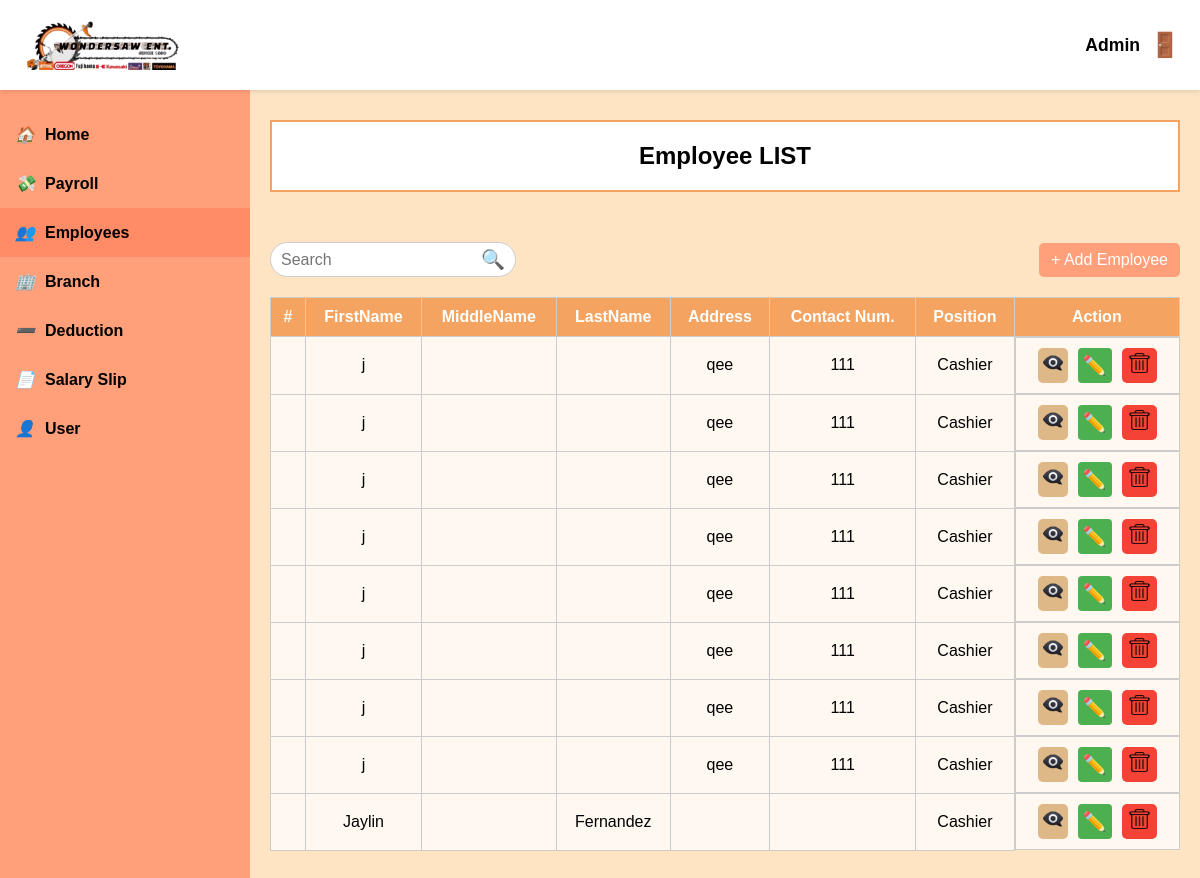
/PayrollManagementSystemWS/employee.php, run on an earlier commit of the app's database.
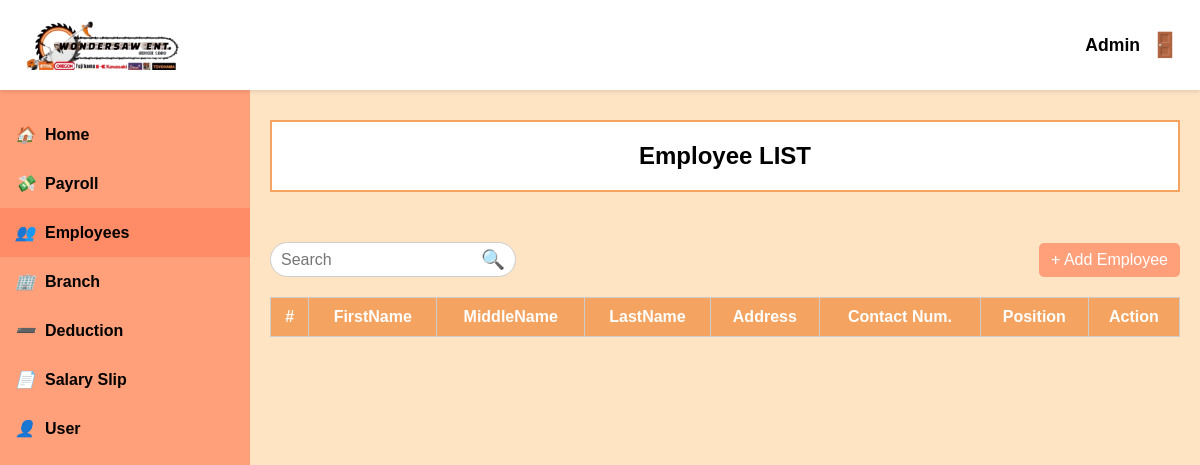
And on a later commit of the database.
### tables this page shows
CREATE TABLE `employees` (
  `id` int(11) NOT NULL,
  `first_name` varchar(100) DEFAULT NULL,
  `middle_name` varchar(100) DEFAULT NULL,
  `last_name` varchar(100) DEFAULT NULL,
  `address` text DEFAULT NULL,
  `contact_num` varchar(15) DEFAULT NULL,
  `position` varchar(50) DEFAULT NULL,
  `email` varchar(100) DEFAULT NULL,
  `gender` varchar(10) DEFAULT NULL,
  `civil_status` varchar(20) DEFAULT NULL,
  `date_hired` date DEFAULT NULL,
  `monthly_salary` decimal(10,2) DEFAULT NULL,
  `dob` date DEFAULT NULL
);

### PayrollManagementSystemWS/employee.php (the view, shortened to what this page needs)
<?php
$conn = new mysqli('localhost', 'root', '', 'payrollsystem');
$result = $conn->query("SELECT * FROM employees");
?>
<!DOCTYPE html>
<html lang="en">
<head>
</head>
<body>
    <div class="header">
        <div class="header-left">
            <img src="logo.png" alt="Company Logo" class="logo-img">
        </div>
        <div class="header-right">
            <span class="admin-text">Admin</span>
            <a href="logout.php" class="logout-icon">🚪</a>
        </div>
    </div>
    <div class="sidebar">
        <ul>
             <li><a href="home.php"><i class="icon">🏠</i> Home</a></li>
            <li><a href="payrollList.php"><i class="icon">💸</i> Payroll</a></li>
            <li class="active"><a href="employee.php"><i class="icon">👥</i> Employees</a></li>
            <li><a href="branch.php"><i class="icon">🏢</i> Branch</a></li>
            <li><a href="deduction.php"><i class="icon">➖</i> Deduction</a></li>
            <li><a href="salarySlip.php"><i class="icon">📄</i> Salary Slip</a></li>
            <li><a href="user.php"><i class="icon">👤</i> User</a></li>
        </ul>
    </div>
    <main class="content">
        <div class="welcome-box2">
            Employee LIST
        </div>
        <div class="controls">
            <div class="search-container">
                <input type="text" placeholder="Search" class="search-bar">
                <button class="search-btn">🔍</button>
            </div>
            <button class="add-Employee-btn" onclick="showModal()">+ Add Employee</button>
        </div>
        <table class="Employee-table">
            <thead>
                <tr>
                    <th>#</th>
                    <th>FirstName</th>
                    <th>MiddleName</th>
                    <th>LastName</th>
                    <th>Address</th>
                    <th>Contact Num.</th>
                    <th>Position</th>
                    <th>Action</th>
                </tr>
            </thead>
            <tbody>
                <?php while ($row = $result->fetch_assoc()): ?>
                <tr>
                    <td><?= $row['id'] ?></td>
                    <td><?= $row['first_name'] ?></td>
                    <td><?= $row['middle_name'] ?></td>
                    <td><?= $row['last_name'] ?></td>
                    <td><?= $row['address'] ?></td>
                    <td><?= $row['contact_num'] ?></td>
                    <td><?= $row['position'] ?></td>
                   <td class="action-buttons">
    <a href="employee.php?view=<?= $row['id'] ?>" class="view">
        <img src="eye.png" alt="view" style="height: 20px; width: 20px;">
    </a>
    <button class="edit" onclick="window.location.href='employee.php?edit=<?= $row['id'] ?>';" style="background-color: #4CAF50; border: none; color: white; padding: 5px 5px; border-radius: 4px;">
        ✏️
    </button>
    <a href="employee.php?delete=<?= $row['id'] ?>" class="delete" onclick="return confirm('Are you sure you want to delete this employee?');">
        <img src="delete.png" alt="delete" style="height: 20px; width: 25px;">
    </a>
</td>
                </tr>
                <?php endwhile; ?>
            </tbody>
        </table>
    </main>
</body>
</html>

### PayrollManagementSystemWS/employee.php (style rules this page uses)
* { margin: 0; padding: 0; box-sizing: border-box; }
body { font-family: Arial, sans-serif; display: flex; height: 100vh; overflow: hidden; background-color: #ffe4c4; }
.header { width: 100%; height: 90px; display: flex; justify-content: space-between; align-items: center; background-color: #ffffff; padding: 0 20px; box-shadow: 0px 2px 4px rgba(0, 0, 0, 0.1); position: fixed; top: 0; z-index: 1; }
.header-left { display: flex; align-items: center; }
.logo-img { height: 50px; }
.header-right { display: flex; align-items: center; font-weight: bold; }
.admin-text { margin-right: 10px; font-size: 1.1rem; }
.logout-icon { font-size: 1.5rem; color: black; text-decoration: none; }
.sidebar { width: 250px; padding-top: 110px; background-color: #ffa07a; height: 100vh; position: fixed; top: 0; left: 0; }
.sidebar ul { list-style: none; padding: 0; }
.sidebar ul li { width: 100%; }
.sidebar ul li a { display: flex; align-items: center; padding: 15px; color: black; font-weight: bold; text-decoration: none; transition: background-color 0.2s ease; }
.sidebar ul li.active a { background-color: #ff8c66; }
.icon { margin-right: 10px; }
.content { margin-left: 250px; padding-top: 80px; padding: 20px; width: calc(100% - 250px); height: calc(100vh - 60px); overflow-y: auto; background-color: #ffe4c4; }
.welcome-box2 { background-color: #ffffff; padding: 20px; border: 2px solid #f4a460; margin-top: 100px; margin-bottom: 20px; width: 100%; text-align: center; font-size: 1.5rem; font-weight: bold; }
.controls { display: flex; align-items: center; justify-content: space-between; margin-top: 50px; }
.search-container { display: flex; align-items: center; border: 1px solid #ccc; border-radius: 20px; padding: 5px 10px; background-color: #ffffff; }
.search-bar { border: none; outline: none; width: 200px; font-size: 1rem; background-color: transparent; }
.search-btn { background: none; border: none; font-size: 1.2rem; cursor: pointer; color: #666; }
.add-Employee-btn { padding: 8px 12px; font-size: 1rem; background-color: #ffa07a; color: white; border: none; cursor: pointer; border-radius: 5px; }
.Employee-table { width: 100%; border-collapse: collapse; margin-top: 20px; }
.Employee-table th, .Employee-table td { border: 1px solid #ccc; padding: 10px; text-align: center; }
.Employee-table th { background-color: #f4a460; color: white; font-weight: bold; }
.Employee-table td { background-color: #fff8f0; }
.action-buttons { display: flex; gap: 10px; justify-content: center; }
.view { background-color: burlywood; color: white; font-size: 1.2rem; padding: 5px; border: none; cursor: pointer; border-radius: 5px; }
.edit { background-color: #4CAF50; color: white; font-size: 1.2rem; padding: 5px; border: none; cursor: pointer; border-radius: 5px; }
.delete { background-color: #f44336; color: white; font-size: 1.2rem; padding: 5px; border: none; cursor: pointer; border-radius: 5px; }

What changed in the data, as far as the page shows it:
removed employees: first_name "j", address "qee", contact_num "111", position "Cashier"
removed employees: first_name "j", address "qee", contact_num "111", position "Cashier"
removed employees: first_name "j", address "qee", contact_num "111", position "Cashier"
removed employees: first_name "j", address "qee", contact_num "111", position "Cashier"
removed employees: first_name "j", address "qee", contact_num "111", position "Cashier"
removed employees: first_name "j", address "qee", contact_num "111", position "Cashier"
removed employees: first_name "j", address "qee", contact_num "111", position "Cashier"
removed employees: first_name "j", address "qee", contact_num "111", position "Cashier"
removed employees: first_name "Jaylin", last_name "Fernandez", position "Cashier"
